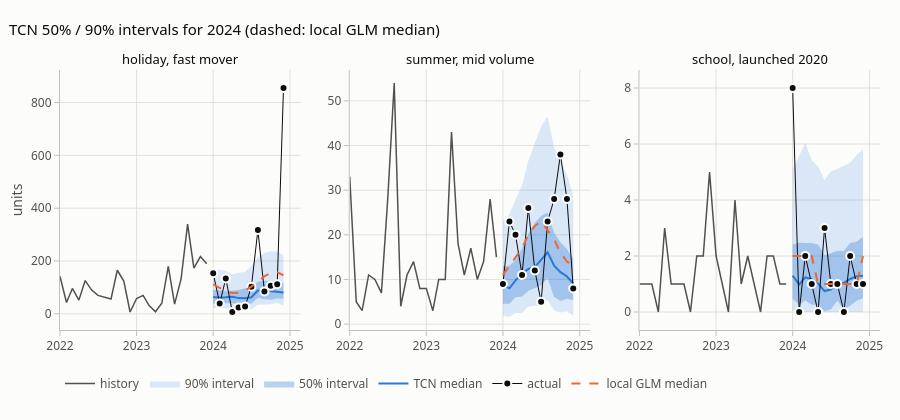

Notebook code for this chart:
### Markdown cell above
The TCN's advantage is clearest at $h=1$: recent demand shocks (the latent AR(1) in the simulator) persist for a few
months, and the network reads them from the context, while the GLM only has a smooth trend + season. Further out the
shocks have decayed, the two models are close, and the month-to-month ranking is mostly noise (each point is an
average over 600 forecasts of very noisy counts).

### Code cell
o, pos = TEST_ORIGINS[1], 1                       # show the Jan 2024 origin (second block of rows)
idx = y_df.index[o:o + H]
fan_taus = [0.05, 0.25, 0.5, 0.75, 0.95]
names = list(show.items())[:3]
fig = pf.subplots(1, 3, titles=[k for k, _ in names], height=420)
for c, (label, sku) in enumerate(names, start=1):
    i = pos * N + y_df.columns.get_loc(sku)
    qd = {tau: Q["TCN (global)"][i, :, list(TAUS).index(tau)] for tau in fan_taus}
    pf.add_fan(fig, idx, qd, history=y_df[sku].iloc[:o], actual=Y_test[i], n_history=24, label="TCN",
               row=1, col=c, showlegend=c == 1, fmt=",.0f")
    fig.add_trace(go.Scatter(x=idx, y=Q["Local NegBin GLM"][i, :, list(TAUS).index(0.5)], mode="lines",
                             name="local GLM median", legendgroup="glm", showlegend=c == 1,
                             line=dict(color=COLOR["Local NegBin GLM"], width=2, dash="dash"),
                             hovertemplate="local GLM median: %{y:,.0f}<extra></extra>"), row=1, col=c)
fig.update_layout(title="TCN 50% / 90% intervals for 2024 (dashed: local GLM median)",
                  legend=dict(orientation="h", y=-0.15), margin=dict(b=90))
fig.update_yaxes(title_text="units", col=1)
fig.show()
